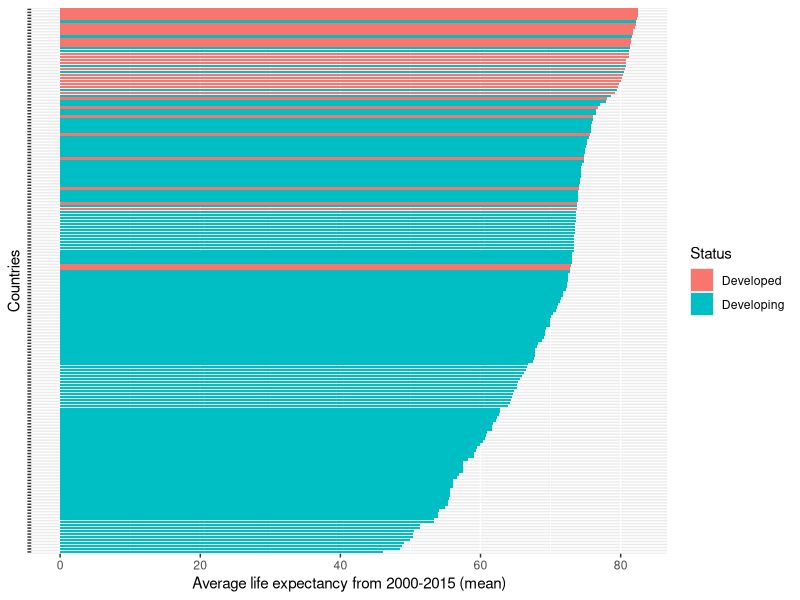

Source code (R):
#Author: Javid Nuriyev
library("tidyverse")
library("ggplot2")

data <- read.csv("../data/Life Expectancy Data.csv") %>%
  group_by(Country) %>%
  filter(!is.na(Life.expectancy)) %>%
  summarise(Country, Status, avg=mean(Life.expectancy)) %>%
  slice_head() %>%
  arrange(desc(avg))

life_expectancy_gdp <- ggplot(data, aes(x=reorder(Country, avg), y=avg, fill=Status)) +
  geom_bar(stat = "identity") +
  coord_flip() +
  theme(axis.title.y=element_text(), axis.text.y=element_blank()) +
  ylab("Average life expectancy from 2000-2015 (mean)") +
  xlab("Countries")

print(life_expectancy_gdp)

# This plot shows average life expectancy of each country dividing them by 
# developed and developing countries. We can observe that developing countries 
# have lower life expectancy than developed countries. It gives us an 
# understanding that life expectancy is depend on country’s status. 
# After this point, we can further explore what variables affect country’s status,
# and find a relationship between those variables and life expectancy.
